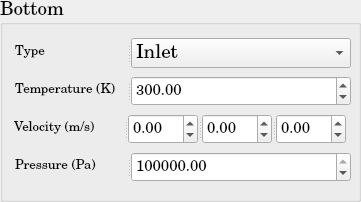
          <widget class="QGroupBox" name="SP_BoundaryCondition_Bottom">
           <property name="minimumSize">
            <size>
             <width>361</width>
             <height>202</height>
            </size>
           </property>
           <property name="maximumSize">
            <size>
             <width>361</width>
             <height>202</height>
            </size>
           </property>
           <property name="font">
            <font>
             <family>Century Schoolbook L</family>
             <pointsize>14</pointsize>
             <weight>50</weight>
             <bold>false</bold>
            </font>
           </property>
           <property name="title">
            <string>Bottom</string>
           </property>
           <layout class="QGridLayout" name="gridLayout_44">
            <item row="0" column="0">
             <widget class="QSplitter" name="splitter_61">
              <property name="minimumSize">
               <size>
                <width>338</width>
                <height>30</height>
               </size>
              </property>
              <property name="maximumSize">
               <size>
                <width>336</width>
                <height>30</height>
               </size>
              </property>
              <property name="orientation">
               <enum>Qt::Horizontal</enum>
              </property>
              <widget class="QLabel" name="SP_BC_Type_Bottom">
               <property name="minimumSize">
                <size>
                 <width>110</width>
                 <height>30</height>
                </size>
               </property>
               <property name="maximumSize">
                <size>
                 <width>110</width>
                 <height>30</height>
                </size>
               </property>
               <property name="text">
                <string>&lt;html&gt;&lt;head/&gt;&lt;body&gt;&lt;p&gt;&lt;span style=&quot; font-size:10pt;&quot;&gt;Type&lt;/span&gt;&lt;/p&gt;&lt;/body&gt;&lt;/html&gt;</string>
               </property>
              </widget>
              <widget class="QComboBox" name="SP_BC_Type_Bottom_ComboBox">
               <property name="minimumSize">
                <size>
                 <width>220</width>
                 <height>30</height>
                </size>
               </property>
               <property name="maximumSize">
                <size>
                 <width>220</width>
                 <height>30</height>
                </size>
               </property>
               <item>
                <property name="text">
                 <string>Inlet</string>
                </property>
               </item>
               <item>
                <property name="text">
                 <string>Wall</string>
                </property>
               </item>
               <item>
                <property name="text">
                 <string>Outlet</string>
                </property>
               </item>
               <item>
                <property name="text">
                 <string>Neumann</string>
                </property>
               </item>
               <item>
                <property name="text">
                 <string>Dirichlet</string>
                </property>
               </item>
              </widget>
             </widget>
            </item>
            <item row="1" column="0">
             <widget class="QSplitter" name="splitter_49">
              <property name="minimumSize">
               <size>
                <width>338</width>
                <height>30</height>
               </size>
              </property>
              <property name="maximumSize">
               <size>
                <width>336</width>
                <height>30</height>
               </size>
              </property>
              <property name="orientation">
               <enum>Qt::Horizontal</enum>
              </property>
              <widget class="QLabel" name="SP_BC_Temperature_Bottom">
               <property name="minimumSize">
                <size>
                 <width>110</width>
                 <height>30</height>
                </size>
               </property>
               <property name="maximumSize">
                <size>
                 <width>110</width>
                 <height>30</height>
                </size>
               </property>
               <property name="text">
                <string>&lt;html&gt;&lt;head/&gt;&lt;body&gt;&lt;p&gt;&lt;span style=&quot; font-size:10pt;&quot;&gt;Temperature (K)&lt;/span&gt;&lt;/p&gt;&lt;/body&gt;&lt;/html&gt;</string>
               </property>
              </widget>
              <widget class="QDoubleSpinBox" name="SP_BC_Bottom_Temperature_doubleSpinBox">
               <property name="minimumSize">
                <size>
                 <width>220</width>
                 <height>30</height>
                </size>
               </property>
               <property name="maximumSize">
                <size>
                 <width>220</width>
                 <height>30</height>
                </size>
               </property>
               <property name="font">
                <font>
                 <pointsize>11</pointsize>
                </font>
               </property>
               <property name="maximum">
                <double>1000000000.000000000000000</double>
               </property>
               <property name="value">
                <double>300.000000000000000</double>
               </property>
              </widget>
             </widget>
            </item>
            <item row="2" column="0">
             <widget class="QSplitter" name="splitter_54">
              <property name="orientation">
               <enum>Qt::Horizontal</enum>
              </property>
              <widget class="QLabel" name="SP_BC_Velocity_Bottom">
               <property name="minimumSize">
                <size>
                 <width>110</width>
                 <height>30</height>
                </size>
               </property>
               <property name="maximumSize">
                <size>
                 <width>110</width>
                 <height>30</height>
                </size>
               </property>
               <property name="text">
                <string>&lt;html&gt;&lt;head/&gt;&lt;body&gt;&lt;p&gt;&lt;span style=&quot; font-size:10pt;&quot;&gt;Velocity (m/s)&lt;/span&gt;&lt;/p&gt;&lt;/body&gt;&lt;/html&gt;</string>
               </property>
              </widget>
              <widget class="QSplitter" name="splitter_55">
               <property name="minimumSize">
                <size>
                 <width>220</width>
                 <height>30</height>
                </size>
               </property>
               <property name="maximumSize">
                <size>
                 <width>222</width>
                 <height>30</height>
                </size>
               </property>
               <property name="orientation">
                <enum>Qt::Horizontal</enum>
               </property>
               <widget class="QDoubleSpinBox" name="SP_BC_Bottom_Velocity_1d_doubleSpinBox">
                <property name="minimumSize">
                 <size>
                  <width>68</width>
                  <height>30</height>
                 </size>
                </property>
                <property name="maximumSize">
                 <size>
                  <width>70</width>
                  <height>30</height>
                 </size>
                </property>
                <property name="font">
                 <font>
                  <pointsize>11</pointsize>
                 </font>
                </property>
                <property name="minimum">
                 <double>-1000000000.000000000000000</double>
                </property>
                <property name="maximum">
                 <double>1000000000.000000000000000</double>
                </property>
               </widget>
               <widget class="QDoubleSpinBox" name="SP_BC_Bottom_Velocity_2d_doubleSpinBox">
                <property name="minimumSize">
                 <size>
                  <width>68</width>
                  <height>30</height>
                 </size>
                </property>
                <property name="maximumSize">
                 <size>
                  <width>70</width>
                  <height>30</height>
                 </size>
                </property>
                <property name="font">
                 <font>
                  <pointsize>11</pointsize>
                 </font>
                </property>
                <property name="minimum">
                 <double>-1000000000.000000000000000</double>
                </property>
                <property name="maximum">
                 <double>1000000000.000000000000000</double>
                </property>
               </widget>
               <widget class="QDoubleSpinBox" name="SP_BC_Bottom_Velocity_3d_doubleSpinBox">
                <property name="minimumSize">
                 <size>
                  <width>68</width>
                  <height>30</height>
                 </size>
                </property>
                <property name="maximumSize">
                 <size>
                  <width>70</width>
                  <height>30</height>
                 </size>
                </property>
                <property name="font">
                 <font>
                  <pointsize>11</pointsize>
                 </font>
                </property>
                <property name="minimum">
                 <double>-1000000000.000000000000000</double>
                </property>
                <property name="maximum">
                 <double>1000000000.000000000000000</double>
                </property>
               </widget>
              </widget>
             </widget>
            </item>
            <item row="3" column="0">
             <widget class="QSplitter" name="splitter_57">
              <property name="minimumSize">
               <size>
                <width>338</width>
                <height>30</height>
               </size>
              </property>
              <property name="maximumSize">
               <size>
                <width>336</width>
                <height>30</height>
               </size>
              </property>
              <property name="orientation">
               <enum>Qt::Horizontal</enum>
              </property>
              <widget class="QLabel" name="SP_BC_Pressure_Bottom">
               <property name="minimumSize">
                <size>
                 <width>110</width>
                 <height>30</height>
                </size>
               </property>
               <property name="maximumSize">
                <size>
                 <width>110</width>
                 <height>30</height>
                </size>
               </property>
               <property name="text">
                <string>&lt;html&gt;&lt;head/&gt;&lt;body&gt;&lt;p&gt;&lt;span style=&quot; font-size:10pt;&quot;&gt;Pressure (Pa)&lt;/span&gt;&lt;/p&gt;&lt;/body&gt;&lt;/html&gt;</string>
               </property>
              </widget>
              <widget class="QDoubleSpinBox" name="SP_BC_Pressure_Bottom_doubleSpinBox">
               <property name="minimumSize">
                <size>
                 <width>220</width>
                 <height>30</height>
                </size>
               </property>
               <property name="maximumSize">
                <size>
                 <width>220</width>
                 <height>30</height>
                </size>
               </property>
               <property name="font">
                <font>
                 <pointsize>11</pointsize>
                </font>
               </property>
               <property name="maximum">
                <double>1000000000.000000000000000</double>
               </property>
               <property name="value">
                <double>100000.000000000000000</double>
               </property>
              </widget>
             </widget>
            </item>
           </layout>
          </widget>
